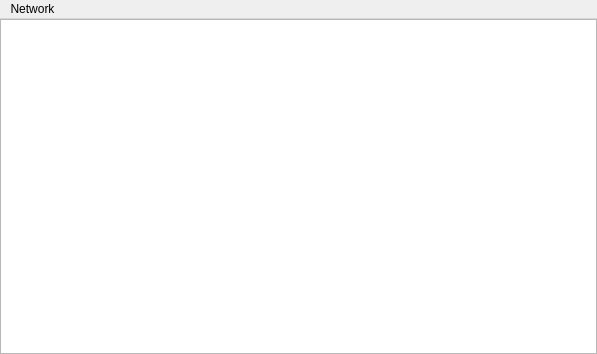
<?xml version="1.0" encoding="UTF-8"?>
<ui version="4.0">
 <class>MainWindow</class>
 <widget class="QMainWindow" name="MainWindow">
  <property name="geometry">
   <rect>
    <x>0</x>
    <y>0</y>
    <width>597</width>
    <height>354</height>
   </rect>
  </property>
  <property name="windowTitle">
   <string>Neural Network Simulator</string>
  </property>
  <widget class="QWidget" name="centralwidget">
   <layout class="QHBoxLayout" name="horizontalLayout">
    <property name="margin">
     <number>0</number>
    </property>
    <item>
     <widget class="QGraphicsView" name="view">
      <property name="backgroundBrush">
       <brush brushstyle="SolidPattern">
        <color alpha="255">
         <red>241</red>
         <green>255</green>
         <blue>247</blue>
        </color>
       </brush>
      </property>
     </widget>
    </item>
   </layout>
  </widget>
  <widget class="QMenuBar" name="menubar">
   <property name="geometry">
    <rect>
     <x>0</x>
     <y>0</y>
     <width>597</width>
     <height>21</height>
    </rect>
   </property>
   <widget class="QMenu" name="menuNetwork">
    <property name="title">
     <string>Network</string>
    </property>
    <addaction name="newNetworkAction"/>
    <addaction name="editNetworkAction"/>
    <addaction name="separator"/>
    <addaction name="launchAction"/>
   </widget>
   <addaction name="menuNetwork"/>
  </widget>
  <action name="newNetworkAction">
   <property name="text">
    <string>New network</string>
   </property>
  </action>
  <action name="launchAction">
   <property name="enabled">
    <bool>false</bool>
   </property>
   <property name="text">
    <string>Launch</string>
   </property>
  </action>
  <action name="editNetworkAction">
   <property name="enabled">
    <bool>false</bool>
   </property>
   <property name="text">
    <string>Edit network</string>
   </property>
  </action>
 </widget>
 <resources/>
 <connections/>
</ui>
